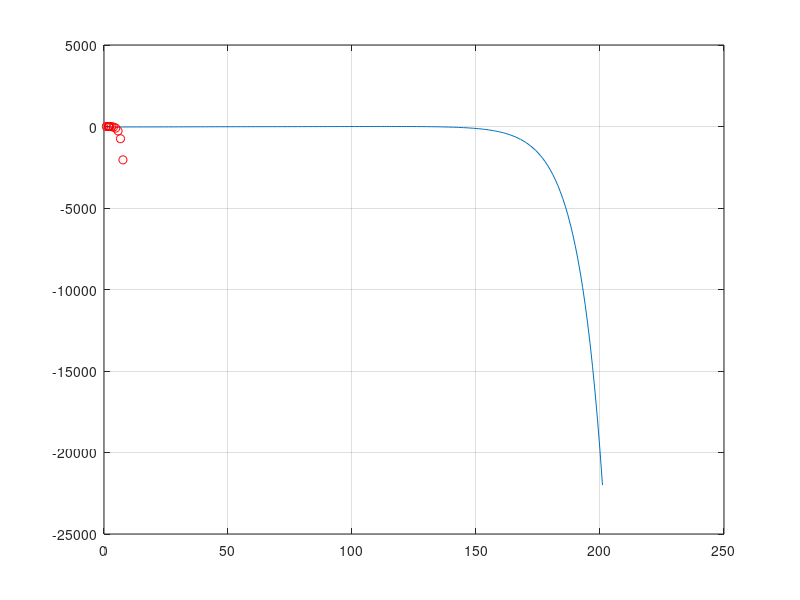

MATLAB code to generate this figure:
clear

#the Newton-Raphson Method for finding the roots of 
#an algebraic/transcendental equation.

#define the function, for the given equation
f=@(x) 3*x + sin(x) - e.^x;

#define the frist derivative of your function
df=@(x) 3 - cos(x) - e.^x;


#Change lower limit 'a' and upper limit 'b'
x = 0.05;
x1 = 1000;
w = [];

while (abs(x-x1)>= 0.001)
  x1 = x;
  fx = f(x);
  fx1 = df(x);
  x = x - (fx/fx1);
  w(end+1) = x;  
endwhile

printf("Root found %f \n\n", x)

y = -10:0.1:10;
fun = f(y);
figure;
plot(fun)
grid on
hold on 
plot (w, f(w), "or")
